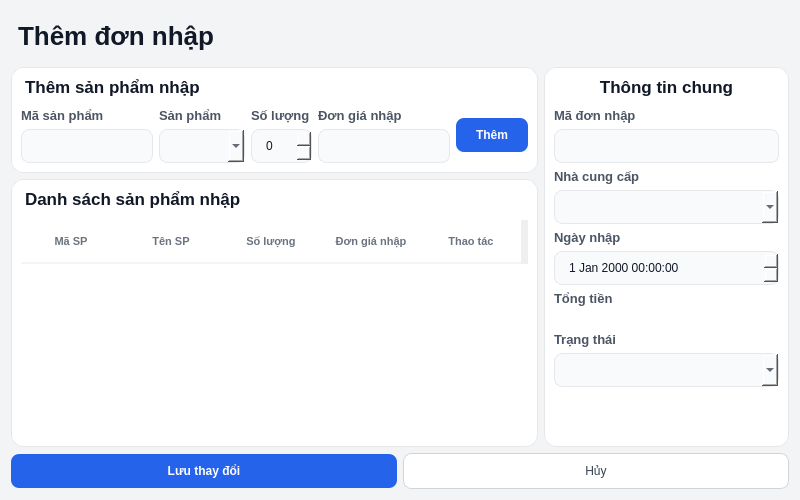
<?xml version="1.0" encoding="UTF-8"?>
<ui version="4.0">
 <class>Dialog</class>
 <widget class="QDialog" name="Dialog">
  <property name="geometry">
   <rect>
    <x>0</x>
    <y>0</y>
    <width>800</width>
    <height>500</height>
   </rect>
  </property>
  <property name="windowTitle">
   <string>Dialog</string>
  </property>
  <property name="styleSheet">
   <string notr="true">/* 1. Tổng thể Cửa sổ và Phông chữ [cite: 467] */
QDialog {
    background-color: #f3f4f6;
    font-family: &quot;Inter&quot;, &quot;Segoe UI&quot;, sans-serif;
}

/* 2. Tiêu đề chính trang (Sửa đơn nhập) [cite: 468, 469] */
QLabel#lblThemDonNhap {
    font-size: 26px;
    font-weight: 800;
    color: #111827;
    padding: 10px 0px;
}

/* 3. Thẻ nội dung (Cards) [cite: 470, 471] */
QFrame#frame, QFrame#frame_2, QFrame#frame_3 {
    background-color: #ffffff;
    border: 1px solid #e5e7eb;
    border-radius: 12px;
}

/* 4. Tiêu đề các khối con [cite: 472, 473] */
QLabel#lblThemSPNhap, QLabel#lblDanhSachSPNhap, QLabel#lblThongTinChung {
    font-size: 17px;
    font-weight: 700;
    color: #111827;
    background-color: transparent;
    border: none;
    margin-bottom: 5px;
}

/* 5. Nhãn mô tả thuộc tính (Labels) [cite: 474, 475] */
QLabel#lblMaSP, QLabel#lblTenSanPham, QLabel#lblSoLuong, QLabel#lblDonGiaNhap,
QLabel#lblMaDonNhap, QLabel#lblNCC, QLabel#lblNgayNhap, 
QLabel#lblTongTien, QLabel#lblTrangThai {
    font-size: 13px;
    font-weight: 600;
    color: #4b5563;
}

/* 6. Ô nhập liệu và Chọn lựa (Inputs) */
QLineEdit, QComboBox, QSpinBox, QDateTimeEdit {
    background-color: #f9fafb;
    border: 1px solid #e5e7eb;
    border-radius: 8px;
    padding: 8px 12px;
    color: #111827;
}

QLineEdit:focus, QComboBox:focus, QDateTimeEdit:focus {
    border: 2px solid #2563eb;
    background-color: #ffffff;
}

/* 7. Các nút bấm hành động */
/* Nút chính (Lưu, Thêm) */
QPushButton#btnLuu, QPushButton#btnThem {
    background-color: #2563eb;
    color: #ffffff;
    font-weight: 700;
    border-radius: 8px;
    padding: 10px 20px;
}

QPushButton#btnLuu:hover, QPushButton#btnThem:hover {
    background-color: #1d4ed8;
}

/* Nút phụ (Hủy) */
QPushButton#btnHuy {
    background-color: #ffffff;
    color: #374151;
    border: 1px solid #d1d5db;
    border-radius: 8px;
    padding: 10px 20px;
}

QPushButton#btnHuy:hover {
    background-color: #f9fafb;
}

/* 8. Bảng danh sách sản phẩm nhập [cite: 478-480] */
QTableWidget#tblDanhSachSPNhap {
    background-color: #ffffff;
    border: none;
    gridline-color: transparent;
    outline: none;
}

QHeaderView::section {
    background-color: #ffffff;
    padding: 12px;
    border: none;
    border-bottom: 2px solid #f3f4f6;
    font-weight: bold;
    color: #6b7280;
    text-transform: uppercase;
    font-size: 11px;
}</string>
  </property>
  <layout class="QVBoxLayout" name="verticalLayout_9">
   <item>
    <widget class="QLabel" name="lblThemDonNhap">
     <property name="text">
      <string>Thêm đơn nhập</string>
     </property>
    </widget>
   </item>
   <item>
    <layout class="QHBoxLayout" name="horizontalLayout_2">
     <item>
      <layout class="QVBoxLayout" name="verticalLayout_8">
       <item>
        <widget class="QFrame" name="frame_2">
         <property name="frameShape">
          <enum>QFrame::StyledPanel</enum>
         </property>
         <property name="frameShadow">
          <enum>QFrame::Raised</enum>
         </property>
         <layout class="QVBoxLayout" name="verticalLayout_12">
          <item>
           <widget class="QLabel" name="lblThemSPNhap">
            <property name="text">
             <string>Thêm sản phẩm nhập</string>
            </property>
           </widget>
          </item>
          <item>
           <layout class="QHBoxLayout" name="horizontalLayout">
            <item>
             <layout class="QVBoxLayout" name="verticalLayout_7">
              <item>
               <widget class="QLabel" name="lblMaSP">
                <property name="text">
                 <string>Mã sản phẩm</string>
                </property>
               </widget>
              </item>
              <item>
               <widget class="QLineEdit" name="txtReadOnlyMaSP">
                <property name="readOnly">
                 <bool>true</bool>
                </property>
               </widget>
              </item>
             </layout>
            </item>
            <item>
             <layout class="QVBoxLayout" name="verticalLayout_3">
              <item>
               <widget class="QLabel" name="lblTenSanPham">
                <property name="text">
                 <string>Sản phẩm</string>
                </property>
               </widget>
              </item>
              <item>
               <widget class="QComboBox" name="cbTenSanPham"/>
              </item>
             </layout>
            </item>
            <item>
             <layout class="QVBoxLayout" name="verticalLayout_4">
              <item>
               <widget class="QLabel" name="lblSoLuong">
                <property name="text">
                 <string>Số lượng</string>
                </property>
               </widget>
              </item>
              <item>
               <widget class="QSpinBox" name="spnSoLuong"/>
              </item>
             </layout>
            </item>
            <item>
             <layout class="QVBoxLayout" name="verticalLayout_6">
              <item>
               <widget class="QLabel" name="lblDonGiaNhap">
                <property name="text">
                 <string>Đơn giá nhập</string>
                </property>
               </widget>
              </item>
              <item>
               <widget class="QLineEdit" name="txtDonGiaNhap"/>
              </item>
             </layout>
            </item>
            <item>
             <widget class="QPushButton" name="btnThem">
              <property name="text">
               <string>Thêm</string>
              </property>
             </widget>
            </item>
           </layout>
          </item>
         </layout>
        </widget>
       </item>
       <item>
        <widget class="QFrame" name="frame">
         <property name="frameShape">
          <enum>QFrame::StyledPanel</enum>
         </property>
         <property name="frameShadow">
          <enum>QFrame::Raised</enum>
         </property>
         <layout class="QVBoxLayout" name="verticalLayout_5">
          <item>
           <widget class="QLabel" name="lblDanhSachSPNhap">
            <property name="text">
             <string>Danh sách sản phẩm nhập</string>
            </property>
           </widget>
          </item>
          <item>
           <widget class="QTableWidget" name="tblDanhSachSPNhap">
            <column>
             <property name="text">
              <string>Mã SP</string>
             </property>
            </column>
            <column>
             <property name="text">
              <string>Tên SP</string>
             </property>
            </column>
            <column>
             <property name="text">
              <string>Số lượng</string>
             </property>
            </column>
            <column>
             <property name="text">
              <string>Đơn giá nhập</string>
             </property>
            </column>
            <column>
             <property name="text">
              <string>Thao tác</string>
             </property>
            </column>
           </widget>
          </item>
         </layout>
        </widget>
       </item>
      </layout>
     </item>
     <item>
      <widget class="QFrame" name="frame_3">
       <property name="frameShape">
        <enum>QFrame::StyledPanel</enum>
       </property>
       <property name="frameShadow">
        <enum>QFrame::Raised</enum>
       </property>
       <layout class="QVBoxLayout" name="verticalLayout_2">
        <item>
         <widget class="QLabel" name="lblThongTinChung">
          <property name="text">
           <string>Thông tin chung</string>
          </property>
          <property name="alignment">
           <set>Qt::AlignCenter</set>
          </property>
         </widget>
        </item>
        <item>
         <layout class="QVBoxLayout" name="verticalLayout">
          <item>
           <widget class="QLabel" name="lblMaDonNhap">
            <property name="text">
             <string>Mã đơn nhập</string>
            </property>
           </widget>
          </item>
          <item>
           <widget class="QLineEdit" name="txtReadOnlyMaDonNhap">
            <property name="readOnly">
             <bool>true</bool>
            </property>
           </widget>
          </item>
          <item>
           <widget class="QLabel" name="lblNCC">
            <property name="text">
             <string>Nhà cung cấp</string>
            </property>
           </widget>
          </item>
          <item>
           <widget class="QComboBox" name="cbNCC"/>
          </item>
          <item>
           <widget class="QLabel" name="lblNgayNhap">
            <property name="text">
             <string>Ngày nhập</string>
            </property>
           </widget>
          </item>
          <item>
           <widget class="QDateTimeEdit" name="dteNgayNhap"/>
          </item>
          <item>
           <widget class="QLabel" name="lblTongTien">
            <property name="text">
             <string>Tổng tiền</string>
            </property>
           </widget>
          </item>
          <item>
           <widget class="QLabel" name="lblHienThiTongTien">
            <property name="text">
             <string/>
            </property>
           </widget>
          </item>
          <item>
           <widget class="QLabel" name="lblTrangThai">
            <property name="text">
             <string>Trạng thái</string>
            </property>
           </widget>
          </item>
          <item>
           <widget class="QComboBox" name="cbTrangThai"/>
          </item>
         </layout>
        </item>
        <item>
         <spacer name="verticalSpacer">
          <property name="orientation">
           <enum>Qt::Vertical</enum>
          </property>
          <property name="sizeHint" stdset="0">
           <size>
            <width>20</width>
            <height>34</height>
           </size>
          </property>
         </spacer>
        </item>
       </layout>
      </widget>
     </item>
    </layout>
   </item>
   <item>
    <layout class="QHBoxLayout" name="horizontalLayout_3">
     <item>
      <widget class="QPushButton" name="btnLuu">
       <property name="text">
        <string>Lưu thay đổi</string>
       </property>
      </widget>
     </item>
     <item>
      <widget class="QPushButton" name="btnHuy">
       <property name="text">
        <string>Hủy</string>
       </property>
      </widget>
     </item>
    </layout>
   </item>
  </layout>
 </widget>
 <resources/>
 <connections/>
</ui>
